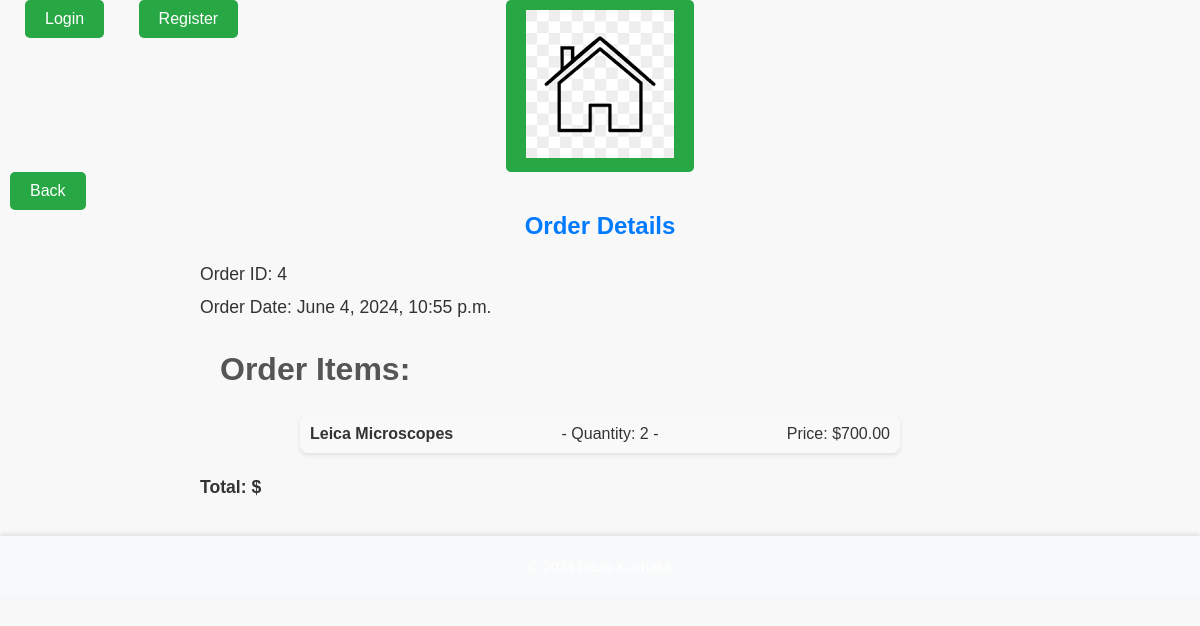
Page /order/4/ on the committed database.
### labridge_app/models.py (models this page shows, shortened)
class Order(models.Model):
    user = models.ForeignKey(settings.AUTH_USER_MODEL, on_delete=models.CASCADE)
    created_at = models.DateTimeField(auto_now_add=True)
    completed = models.BooleanField(default=False)

class OrderItem(models.Model):
    order = models.ForeignKey(Order, on_delete=models.CASCADE)
    product = models.ForeignKey(Product, on_delete=models.CASCADE)
    quantity = models.PositiveIntegerField(default=1)

class Product(models.Model):
    name = models.CharField(max_length=255)
    category = models.ForeignKey(Category, on_delete=models.CASCADE)
    supplier = models.ForeignKey(Supplier, on_delete=models.CASCADE)
    description = models.TextField()
    price = models.DecimalField(max_digits=10, decimal_places=2)
    stock = models.PositiveIntegerField()

### labridge_app/views.py (the view)
# urls.py: path('order/<int:order_id>/', views.order_detail, name='order_detail'),
def order_detail(request, order_id):
    order = get_object_or_404(Order, pk=order_id)
    return render(request, 'labridge_app/order_detail.html', {'order': order})

### labridge_app/templates/labridge_app/order_detail.html (shortened to what this page needs)
{% extends "labridge_app/base.html" %}
{% load static %}
{% block content %}
  <link rel="stylesheet" type="text/css" href="{% static 'labridge_app/css/order_detail.css' %}">
  <div class="order-container">
    <h1 class="order-title">Order Details</h1>
    <div class="order-info">
      <p>Order ID: {{ order.id }}</p>
      <p>Order Date: {{ order.created_at }}</p>
    </div>
    <h2>Order Items:</h2>
    <ul class="order-items">
      {% for item in order.orderitem_set.all %}
        <li class="order-item">
          <span class="order-item-name">{{ item.product.name }}</span> -
          Quantity: {{ item.quantity }} -
          <span class="order-item-price">Price: ${{ item.product.price }}</span>
        </li>
      {% endfor %}
    </ul>
    <p class="total-amount">Total: ${{ order.get_total }}</p>
  </div>
{% endblock %}

### labridge_app/static/labridge_app/css/base.css (style rules this page uses)
body { font-family: Arial, sans-serif; background-color: #f4f4f4; margin: 0; padding: 0; }

### labridge_app/static/labridge_app/css/landing.css (style rules this page uses)
body { font-family: Arial, sans-serif; margin: 0; padding: 0; box-sizing: border-box; color: #333333; }

### labridge_app/static/labridge_app/css/product_list.css (style rules this page uses)
h1 { font-size: 2.5em; color: #333; text-align: center; margin-top: 20px; }
h2 { font-size: 2em; color: #555; margin-top: 30px; margin-left: 20px; }
ul { list-style-type: none; padding: 0; margin: 10px auto; max-width: 800px; background: #f9f9f9; border-radius: 8px; box-shadow: 0 2px 4px rgba(0, 0, 0, 0.1); }
ul li { padding: 10px; border-bottom: 1px solid #ddd; }
ul li:last-child { border-bottom: none; }

### labridge_app/static/labridge_app/css/product_detail.css (style rules this page uses)
body { font-family: Arial, sans-serif; margin: 0; padding: 0; background-color: #f8f8f8; color: #333; }
h1 { font-size: 2em; color: #007bff; margin-bottom: 20px; }
p { font-size: 1.1em; line-height: 1.6; margin-bottom: 15px; }

### labridge_app/static/labridge_app/css/order_history.css (style rules this page uses)
h1 { font-size: 2em; color: #333; text-align: center; margin-top: 20px; }
ul { list-style-type: none; padding: 0; margin: 20px auto; max-width: 600px; background: #f9f9f9; border-radius: 8px; box-shadow: 0 2px 4px rgba(0, 0, 0, 0.1); }
ul li { padding: 10px; border-bottom: 1px solid #ddd; display: flex; justify-content: space-between; }
ul li:last-child { border-bottom: none; }

### labridge_app/static/labridge_app/css/cart_detail.css (style rules this page uses)
h1 { font-size: 2em; color: #333; text-align: center; margin-top: 20px; }
ul { list-style-type: none; padding: 0; margin: 20px auto; max-width: 600px; background: #f9f9f9; border-radius: 8px; box-shadow: 0 2px 4px rgba(0, 0, 0, 0.1); }
ul li { padding: 10px; border-bottom: 1px solid #ddd; display: flex; justify-content: space-between; }
ul li:last-child { border-bottom: none; }

### labridge_app/static/labridge_app/css/checkout.css (style rules this page uses)
body { font-family: Arial, sans-serif; margin: 0; padding: 0; background-color: #f8f8f8; color: #333; }
h1 { font-size: 2em; color: #007bff; margin-bottom: 20px; }

### labridge_app/static/labridge_app/css/order_detail.css (style rules this page uses)
.order-container { max-width: 800px; margin: 0 auto; padding: 20px; }
.order-title { font-size: 24px; font-weight: bold; margin-bottom: 20px; }
.order-info { margin-bottom: 20px; }
.order-info p { margin: 5px 0; }
.order-items { list-style-type: none; padding: 0; }
.order-item { margin-bottom: 10px; }
.order-item-name { font-weight: bold; }
.order-item-price { margin-left: 20px; }
.total-amount { font-weight: bold; margin-top: 20px; }

### rows in the picture
Order: id "4", created_at "June 4, 2024, 10:55 p.m."
OrderItem: product.name "Leica Microscopes", quantity "2", product.price "700.00"
